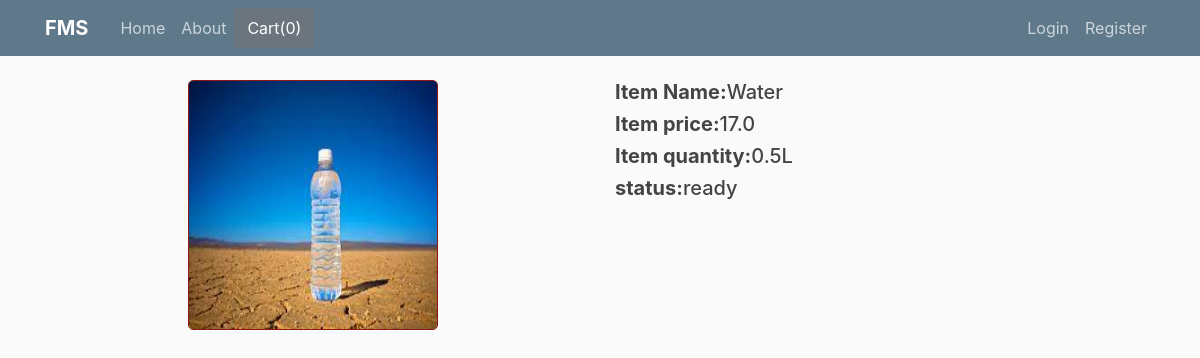
Before: /3 with the older database file.
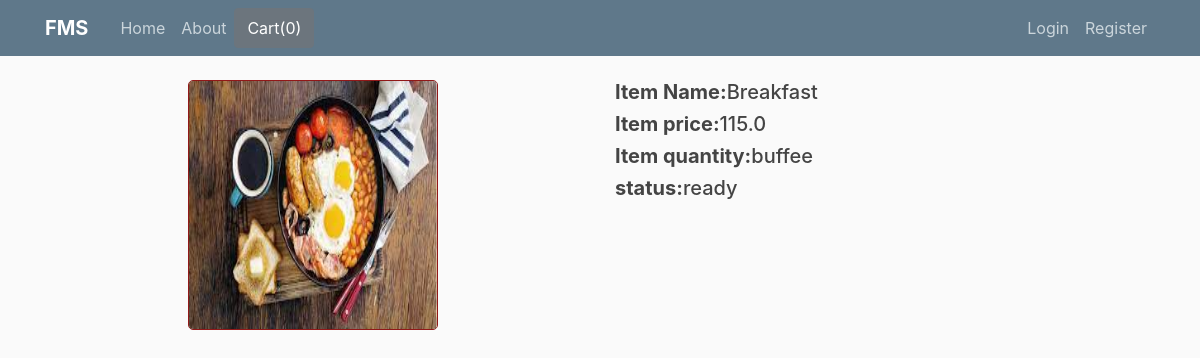
After: the same page with the newer database file.
### service/models.py (models this page shows, shortened)
class ServiceItem(models.Model):
    image = models.ImageField(default='google.jpg', upload_to = 'profile_pictures')
    item_name = models.CharField(max_length=100)
    item_description = models.CharField(max_length=100)
    price = models.FloatField()
    quantity = models.CharField(max_length=20)
    status = models.CharField(max_length=100)

### service/views.py (the view)
# urls.py: path('<int:id>', views.detail, name = 'service_detail'),
def detail(request, id):
    service_item = ServiceItem.objects.get(pk = id)
    return render(request, 'service/service-detail.html', {'service_item' : service_item})

### service/templates/service/service-detail.html
{% extends "service/base.html" %}
{% block content %}
 <div class="container">
     <div class="row">
         <div class="col-md-6">
             <div class="row">
                 <div class="col-md-12 offset-md-3">
                     <img src="{{service_item.image.url}}" style="height: 250px; width: 250px; border-radius: 2%; border: 1px solid rgb(145, 24, 24);">
                 </div>
             </div>
         </div>
         <div class="col-md-6">
             <div class="row">
                 <div class="col-md-12">
                    <h5><b>Item Name:</b>{{service_item.item_name}}</h5>
                 </div>
             </div>
             <div class="row">
                <div class="col-md-12">
                    <h5><b>Item price:</b>{{service_item.price}}</h5>
                </div>
            </div>
            <div class="row">
                <div class="col-md-12">
                    <h5><b>Item quantity:</b>{{service_item.quantity}}</h5>
                </div>
            </div>
            <div class="row">
                <div class="col-md-12">
                    <h5><b>status:</b>{{service_item.status}}</h5>
                </div>
            </div>
         </div>
     </div>
 </div>
{% endblock content %}

Changed rows visible on the page:
changed ServiceItem "ready": image: a different picture; item_name "Water" → "Breakfast"; price "17.0" → "115.0"; quantity "0.5L" → "buffee"
